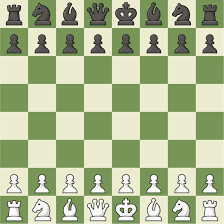
#> input picture ex7/chess.png, 224 x 224 px
$ python ex7.py
#> lines starting #> are read from the running program, lines starting #| are printed output that depends on the picture
import numpy as np
import cv2 as cv
import matplotlib.pyplot as plt

img = cv.imread('chess.png')
#> img is the input picture: shape (224, 224, 3); mean B, G, R 145.2, 184.3, 171.3
rows,cols,ch = img.shape
#> rows = 224; cols = 224; ch = 3

#Affine Transformation
pts1 = np.float32([[50,50],[200,50],[50,200]])
pts2 = np.float32([[10,100],[200,50],[100,250]])
M = cv.getAffineTransform(pts1,pts2)
dst = cv.warpAffine(img,M,(cols,rows))
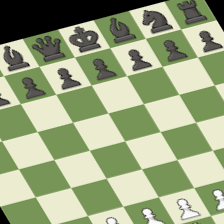
#> dst: shape (224, 224, 3); mean B, G, R 129.2, 166.8, 154.2
plt.subplot(121),plt.imshow(img),plt.title('Original')
plt.subplot(122),plt.imshow(dst),plt.title('Affine')
plt.show()
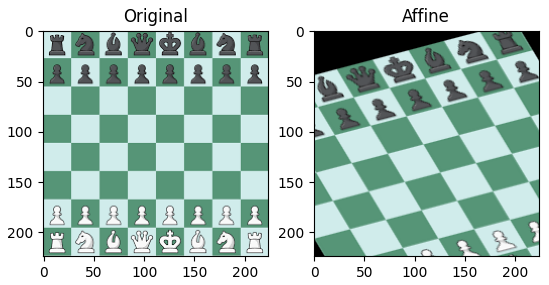
#> figure drawn by matplotlib, 2 panels; B, G, R data is drawn as R, G, B

#Perspective Transformation
pts1 = np.float32([[56,65],[368,52],[28,387],[389,390]])
pts2 = np.float32([[0,0],[300,0],[0,300],[300,300]])
M = cv.getPerspectiveTransform(pts1,pts2)
dst = cv.warpPerspective(img,M,(300,300))
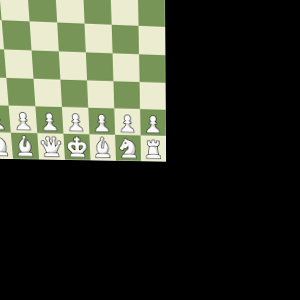
#> dst: shape (300, 300, 3); mean B, G, R 44.8, 56.9, 52.8
plt.subplot(121),plt.imshow(img),plt.title('Original')
plt.subplot(122),plt.imshow(dst),plt.title('Perspective')
plt.show()
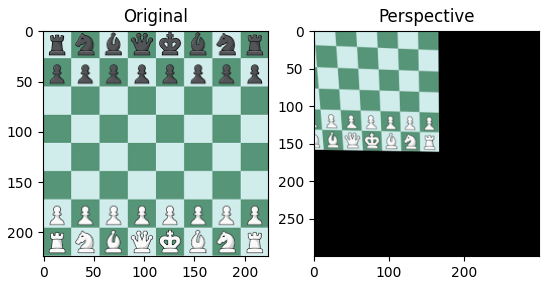
#> figure drawn by matplotlib, 2 panels; B, G, R data is drawn as R, G, B
